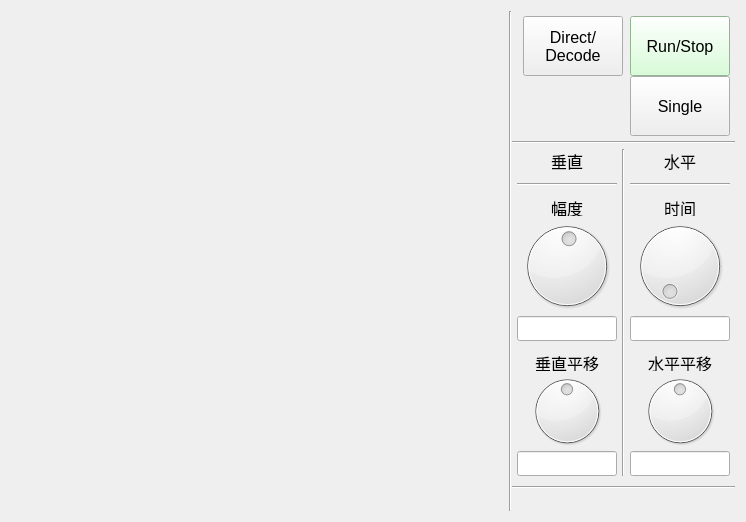
<?xml version="1.0" encoding="UTF-8"?>
<ui version="4.0">
 <class>ReceiveChart</class>
 <widget class="QWidget" name="ReceiveChart">
  <property name="geometry">
   <rect>
    <x>0</x>
    <y>0</y>
    <width>746</width>
    <height>518</height>
   </rect>
  </property>
  <property name="windowTitle">
   <string>Dialog</string>
  </property>
  <layout class="QHBoxLayout" name="horizontalLayout_2" stretch="1,0,0">
   <property name="spacing">
    <number>0</number>
   </property>
   <item>
    <widget class="QChartView" name="mChartWidget" native="true">
     <property name="minimumSize">
      <size>
       <width>200</width>
       <height>500</height>
      </size>
     </property>
    </widget>
   </item>
   <item>
    <widget class="Line" name="line">
     <property name="orientation">
      <enum>Qt::Vertical</enum>
     </property>
    </widget>
   </item>
   <item>
    <layout class="QVBoxLayout" name="verticalLayout">
     <property name="spacing">
      <number>0</number>
     </property>
     <property name="sizeConstraint">
      <enum>QLayout::SetMinimumSize</enum>
     </property>
     <item>
      <layout class="QGridLayout" name="gridLayout_2">
       <property name="leftMargin">
        <number>5</number>
       </property>
       <property name="topMargin">
        <number>5</number>
       </property>
       <property name="rightMargin">
        <number>5</number>
       </property>
       <property name="bottomMargin">
        <number>5</number>
       </property>
       <item row="0" column="1" alignment="Qt::AlignHCenter">
        <widget class="QPushButton" name="mRunOrStopButton">
         <property name="minimumSize">
          <size>
           <width>100</width>
           <height>60</height>
          </size>
         </property>
         <property name="maximumSize">
          <size>
           <width>100</width>
           <height>60</height>
          </size>
         </property>
         <property name="font">
          <font>
           <pointsize>12</pointsize>
          </font>
         </property>
         <property name="styleSheet">
          <string notr="true">background-color: rgb(205, 255, 205);</string>
         </property>
         <property name="text">
          <string>Run/Stop</string>
         </property>
        </widget>
       </item>
       <item row="1" column="1" alignment="Qt::AlignHCenter">
        <widget class="QPushButton" name="mSingleButton">
         <property name="minimumSize">
          <size>
           <width>100</width>
           <height>60</height>
          </size>
         </property>
         <property name="maximumSize">
          <size>
           <width>100</width>
           <height>60</height>
          </size>
         </property>
         <property name="font">
          <font>
           <pointsize>12</pointsize>
          </font>
         </property>
         <property name="text">
          <string>Single</string>
         </property>
        </widget>
       </item>
       <item row="1" column="0">
        <spacer name="horizontalSpacer">
         <property name="orientation">
          <enum>Qt::Horizontal</enum>
         </property>
         <property name="sizeHint" stdset="0">
          <size>
           <width>40</width>
           <height>20</height>
          </size>
         </property>
        </spacer>
       </item>
       <item row="0" column="0" alignment="Qt::AlignHCenter|Qt::AlignVCenter">
        <widget class="QPushButton" name="mDirectOrDecodeButton">
         <property name="minimumSize">
          <size>
           <width>100</width>
           <height>60</height>
          </size>
         </property>
         <property name="maximumSize">
          <size>
           <width>100</width>
           <height>60</height>
          </size>
         </property>
         <property name="font">
          <font>
           <pointsize>12</pointsize>
          </font>
         </property>
         <property name="text">
          <string>Direct/
Decode</string>
         </property>
        </widget>
       </item>
      </layout>
     </item>
     <item>
      <widget class="Line" name="line_2">
       <property name="orientation">
        <enum>Qt::Horizontal</enum>
       </property>
      </widget>
     </item>
     <item>
      <layout class="QGridLayout" name="gridLayout">
       <property name="leftMargin">
        <number>5</number>
       </property>
       <property name="topMargin">
        <number>5</number>
       </property>
       <property name="rightMargin">
        <number>5</number>
       </property>
       <property name="bottomMargin">
        <number>10</number>
       </property>
       <property name="horizontalSpacing">
        <number>5</number>
       </property>
       <property name="verticalSpacing">
        <number>10</number>
       </property>
       <item row="0" column="2" alignment="Qt::AlignHCenter">
        <widget class="QLabel" name="label_3">
         <property name="font">
          <font>
           <pointsize>12</pointsize>
          </font>
         </property>
         <property name="text">
          <string>水平</string>
         </property>
        </widget>
       </item>
       <item row="3" column="0">
        <layout class="QVBoxLayout" name="verticalLayout_8">
         <property name="leftMargin">
          <number>0</number>
         </property>
         <property name="topMargin">
          <number>0</number>
         </property>
         <property name="rightMargin">
          <number>0</number>
         </property>
         <property name="bottomMargin">
          <number>0</number>
         </property>
         <item alignment="Qt::AlignHCenter">
          <widget class="QLabel" name="label_6">
           <property name="minimumSize">
            <size>
             <width>80</width>
             <height>20</height>
            </size>
           </property>
           <property name="maximumSize">
            <size>
             <width>80</width>
             <height>20</height>
            </size>
           </property>
           <property name="text">
            <string>&lt;html&gt;&lt;head/&gt;&lt;body&gt;&lt;p align=&quot;center&quot;&gt;&lt;span style=&quot; font-size:12pt;&quot;&gt;垂直平移&lt;/span&gt;&lt;/p&gt;&lt;/body&gt;&lt;/html&gt;</string>
           </property>
          </widget>
         </item>
         <item alignment="Qt::AlignHCenter">
          <widget class="QDial" name="mVerticalPositionDial">
           <property name="sizePolicy">
            <sizepolicy hsizetype="Preferred" vsizetype="Preferred">
             <horstretch>0</horstretch>
             <verstretch>0</verstretch>
            </sizepolicy>
           </property>
           <property name="minimumSize">
            <size>
             <width>80</width>
             <height>80</height>
            </size>
           </property>
           <property name="maximumSize">
            <size>
             <width>80</width>
             <height>80</height>
            </size>
           </property>
           <property name="contextMenuPolicy">
            <enum>Qt::NoContextMenu</enum>
           </property>
           <property name="minimum">
            <number>-100</number>
           </property>
           <property name="maximum">
            <number>100</number>
           </property>
           <property name="wrapping">
            <bool>true</bool>
           </property>
           <property name="notchTarget">
            <double>10.000000000000000</double>
           </property>
           <property name="notchesVisible">
            <bool>false</bool>
           </property>
          </widget>
         </item>
         <item alignment="Qt::AlignHCenter">
          <widget class="QLineEdit" name="mVerticalPositionLineEdit">
           <property name="minimumSize">
            <size>
             <width>100</width>
             <height>25</height>
            </size>
           </property>
           <property name="maximumSize">
            <size>
             <width>100</width>
             <height>25</height>
            </size>
           </property>
           <property name="alignment">
            <set>Qt::AlignCenter</set>
           </property>
          </widget>
         </item>
        </layout>
       </item>
       <item row="0" column="0" alignment="Qt::AlignHCenter">
        <widget class="QLabel" name="label">
         <property name="font">
          <font>
           <pointsize>12</pointsize>
          </font>
         </property>
         <property name="text">
          <string>垂直</string>
         </property>
        </widget>
       </item>
       <item row="2" column="2">
        <layout class="QVBoxLayout" name="verticalLayout_9">
         <property name="leftMargin">
          <number>0</number>
         </property>
         <property name="topMargin">
          <number>0</number>
         </property>
         <property name="rightMargin">
          <number>0</number>
         </property>
         <property name="bottomMargin">
          <number>0</number>
         </property>
         <item alignment="Qt::AlignHCenter">
          <widget class="QLabel" name="label_2">
           <property name="minimumSize">
            <size>
             <width>100</width>
             <height>20</height>
            </size>
           </property>
           <property name="maximumSize">
            <size>
             <width>100</width>
             <height>20</height>
            </size>
           </property>
           <property name="text">
            <string>&lt;html&gt;&lt;head/&gt;&lt;body&gt;&lt;p align=&quot;center&quot;&gt;&lt;span style=&quot; font-size:12pt;&quot;&gt;时间&lt;/span&gt;&lt;/p&gt;&lt;/body&gt;&lt;/html&gt;</string>
           </property>
          </widget>
         </item>
         <item alignment="Qt::AlignHCenter">
          <widget class="QDial" name="mHorizontalScaleDial">
           <property name="minimumSize">
            <size>
             <width>100</width>
             <height>100</height>
            </size>
           </property>
           <property name="maximumSize">
            <size>
             <width>100</width>
             <height>100</height>
            </size>
           </property>
           <property name="contextMenuPolicy">
            <enum>Qt::NoContextMenu</enum>
           </property>
           <property name="maximum">
            <number>1000</number>
           </property>
           <property name="value">
            <number>60</number>
           </property>
           <property name="sliderPosition">
            <number>60</number>
           </property>
           <property name="wrapping">
            <bool>true</bool>
           </property>
          </widget>
         </item>
         <item alignment="Qt::AlignHCenter">
          <widget class="QLineEdit" name="mHorizontalScaleLineEdit">
           <property name="minimumSize">
            <size>
             <width>100</width>
             <height>25</height>
            </size>
           </property>
           <property name="maximumSize">
            <size>
             <width>100</width>
             <height>25</height>
            </size>
           </property>
           <property name="alignment">
            <set>Qt::AlignCenter</set>
           </property>
          </widget>
         </item>
        </layout>
       </item>
       <item row="0" column="1" rowspan="4">
        <widget class="Line" name="line_4">
         <property name="orientation">
          <enum>Qt::Vertical</enum>
         </property>
        </widget>
       </item>
       <item row="2" column="0">
        <layout class="QVBoxLayout" name="verticalLayout_7">
         <property name="leftMargin">
          <number>0</number>
         </property>
         <property name="topMargin">
          <number>0</number>
         </property>
         <property name="rightMargin">
          <number>0</number>
         </property>
         <property name="bottomMargin">
          <number>0</number>
         </property>
         <item alignment="Qt::AlignHCenter">
          <widget class="QLabel" name="label_5">
           <property name="minimumSize">
            <size>
             <width>100</width>
             <height>20</height>
            </size>
           </property>
           <property name="maximumSize">
            <size>
             <width>100</width>
             <height>20</height>
            </size>
           </property>
           <property name="text">
            <string>&lt;html&gt;&lt;head/&gt;&lt;body&gt;&lt;p align=&quot;center&quot;&gt;&lt;span style=&quot; font-size:12pt;&quot;&gt;幅度&lt;/span&gt;&lt;/p&gt;&lt;/body&gt;&lt;/html&gt;</string>
           </property>
          </widget>
         </item>
         <item alignment="Qt::AlignHCenter">
          <widget class="QDial" name="mVerticalScaleDial">
           <property name="minimumSize">
            <size>
             <width>100</width>
             <height>100</height>
            </size>
           </property>
           <property name="maximumSize">
            <size>
             <width>100</width>
             <height>100</height>
            </size>
           </property>
           <property name="contextMenuPolicy">
            <enum>Qt::NoContextMenu</enum>
           </property>
           <property name="maximum">
            <number>500</number>
           </property>
           <property name="value">
            <number>256</number>
           </property>
           <property name="wrapping">
            <bool>true</bool>
           </property>
           <property name="notchesVisible">
            <bool>false</bool>
           </property>
          </widget>
         </item>
         <item alignment="Qt::AlignHCenter">
          <widget class="QLineEdit" name="mVerticalScaleLineEdit">
           <property name="minimumSize">
            <size>
             <width>100</width>
             <height>25</height>
            </size>
           </property>
           <property name="maximumSize">
            <size>
             <width>100</width>
             <height>25</height>
            </size>
           </property>
           <property name="alignment">
            <set>Qt::AlignCenter</set>
           </property>
          </widget>
         </item>
        </layout>
       </item>
       <item row="3" column="2">
        <layout class="QVBoxLayout" name="verticalLayout_10">
         <property name="leftMargin">
          <number>0</number>
         </property>
         <property name="topMargin">
          <number>0</number>
         </property>
         <property name="rightMargin">
          <number>0</number>
         </property>
         <property name="bottomMargin">
          <number>0</number>
         </property>
         <item alignment="Qt::AlignHCenter">
          <widget class="QLabel" name="label_7">
           <property name="minimumSize">
            <size>
             <width>80</width>
             <height>20</height>
            </size>
           </property>
           <property name="maximumSize">
            <size>
             <width>80</width>
             <height>20</height>
            </size>
           </property>
           <property name="text">
            <string>&lt;html&gt;&lt;head/&gt;&lt;body&gt;&lt;p align=&quot;center&quot;&gt;&lt;span style=&quot; font-size:12pt;&quot;&gt;水平平移&lt;/span&gt;&lt;/p&gt;&lt;/body&gt;&lt;/html&gt;</string>
           </property>
          </widget>
         </item>
         <item alignment="Qt::AlignHCenter">
          <widget class="QDial" name="mHorizontalPositionDial">
           <property name="minimumSize">
            <size>
             <width>80</width>
             <height>80</height>
            </size>
           </property>
           <property name="maximumSize">
            <size>
             <width>80</width>
             <height>80</height>
            </size>
           </property>
           <property name="contextMenuPolicy">
            <enum>Qt::NoContextMenu</enum>
           </property>
           <property name="minimum">
            <number>-100</number>
           </property>
           <property name="maximum">
            <number>100</number>
           </property>
           <property name="wrapping">
            <bool>true</bool>
           </property>
          </widget>
         </item>
         <item alignment="Qt::AlignHCenter">
          <widget class="QLineEdit" name="mHorizontalPositionLineEdit">
           <property name="minimumSize">
            <size>
             <width>100</width>
             <height>25</height>
            </size>
           </property>
           <property name="maximumSize">
            <size>
             <width>100</width>
             <height>25</height>
            </size>
           </property>
           <property name="alignment">
            <set>Qt::AlignCenter</set>
           </property>
          </widget>
         </item>
        </layout>
       </item>
       <item row="1" column="0">
        <widget class="Line" name="line_5">
         <property name="orientation">
          <enum>Qt::Horizontal</enum>
         </property>
        </widget>
       </item>
       <item row="1" column="2">
        <widget class="Line" name="line_6">
         <property name="orientation">
          <enum>Qt::Horizontal</enum>
         </property>
        </widget>
       </item>
      </layout>
     </item>
     <item>
      <widget class="Line" name="line_3">
       <property name="orientation">
        <enum>Qt::Horizontal</enum>
       </property>
      </widget>
     </item>
     <item>
      <spacer name="verticalSpacer">
       <property name="orientation">
        <enum>Qt::Vertical</enum>
       </property>
       <property name="sizeHint" stdset="0">
        <size>
         <width>0</width>
         <height>0</height>
        </size>
       </property>
      </spacer>
     </item>
    </layout>
   </item>
  </layout>
 </widget>
 <customwidgets>
  <customwidget>
   <class>QChartView</class>
   <extends>QWidget</extends>
   <header>qchartview.h</header>
   <container>1</container>
  </customwidget>
 </customwidgets>
 <resources/>
 <connections/>
</ui>
